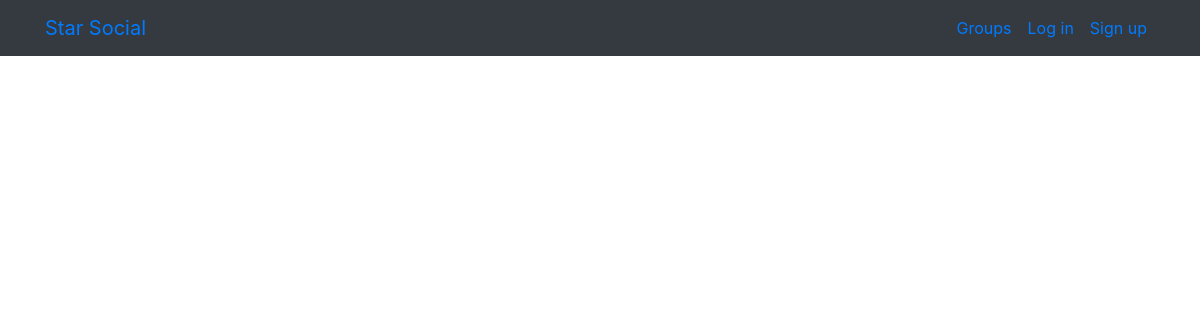
/posts/, run on an earlier commit of the app's database.
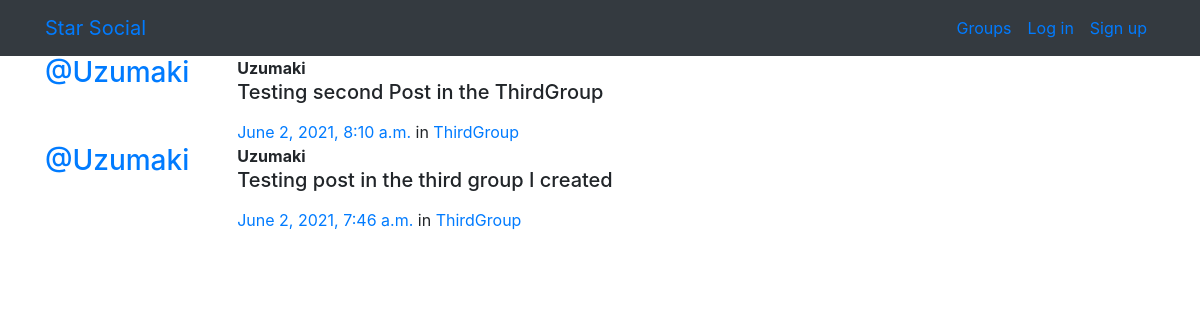
And on a later commit of the database.
### posts/models.py (models this page shows, shortened)
class Post(models.Model):
    user = models.ForeignKey(User,related_name="posts", on_delete=models.CASCADE)
    created_at = models.DateTimeField(auto_now=True)
    message = models.TextField()
    message_html = models.TextField(editable=False)
    group = models.ForeignKey(Group, related_name="posts", null=True, blank=True, on_delete=models.CASCADE)
    class Meta:
        ordering = ["-created_at"]
        unique_together = ["user", "message"]

### groups/models.py (models this page shows, shortened)
class Group(models.Model):
    name = models.CharField(max_length=256,unique=True)
    slug = models.SlugField(allow_unicode=True, unique=True)
    description = models.TextField(default="",blank=True)
    description_html = models.TextField(editable=False, default="",blank=True)
    members = models.ManyToManyField(User,through="GroupMember")
    class Meta:
        ordering = ["name"]

### posts/views.py (the view)
# urls.py: path("",views.PostList.as_view(), name="all"),
class PostList(SelectRelatedMixin, generic.ListView):
    model = models.Post
    select_related = ("user", "group")

### posts/templates/posts/post_list.html (shortened to what this page needs)
{% extends "posts/post_base.html" %}
{% block post_content %}
<div class="col-md-8">
  {% for post in post_list %}
  {% include "posts/_post.html" %}
  {% endfor %}
</div>
{% endblock %}

### posts/templates/posts/_post.html (shortened to what this page needs)
<div class="media">
	<h3 class="mr-5">
		<a href="{% url 'posts:for_user' username=post.user.username %}">@{{ post.user.username }}</a>
	</h3>
	<div class="media-body">
		<strong>{{ post.user.username }}</strong>
		<h5>{{ post.message_html|safe }}</h5>
			<time class="time"><a href="{% url 'posts:single' username=post.user.username pk=post.pk %}">{{ post.created_at }}</a></time>
			{% if post.group %}
			<span class="group-name">in <a href="{% url 'groups:all' %}">{{ post.group.name }}</a></span>
			{% endif %}
	</div>
</div>

What changed in the data, as far as the page shows it:
added Post: user.username "Uzumaki", message_html "Testing second Post in the ThirdGroup", created_at "June 2, 2021, 8:10 a.m.", group.name "ThirdGroup"
added Post: user.username "Uzumaki", message_html "Testing post in the third group I created", created_at "June 2, 2021, 7:46 a.m.", group.name "ThirdGroup"
